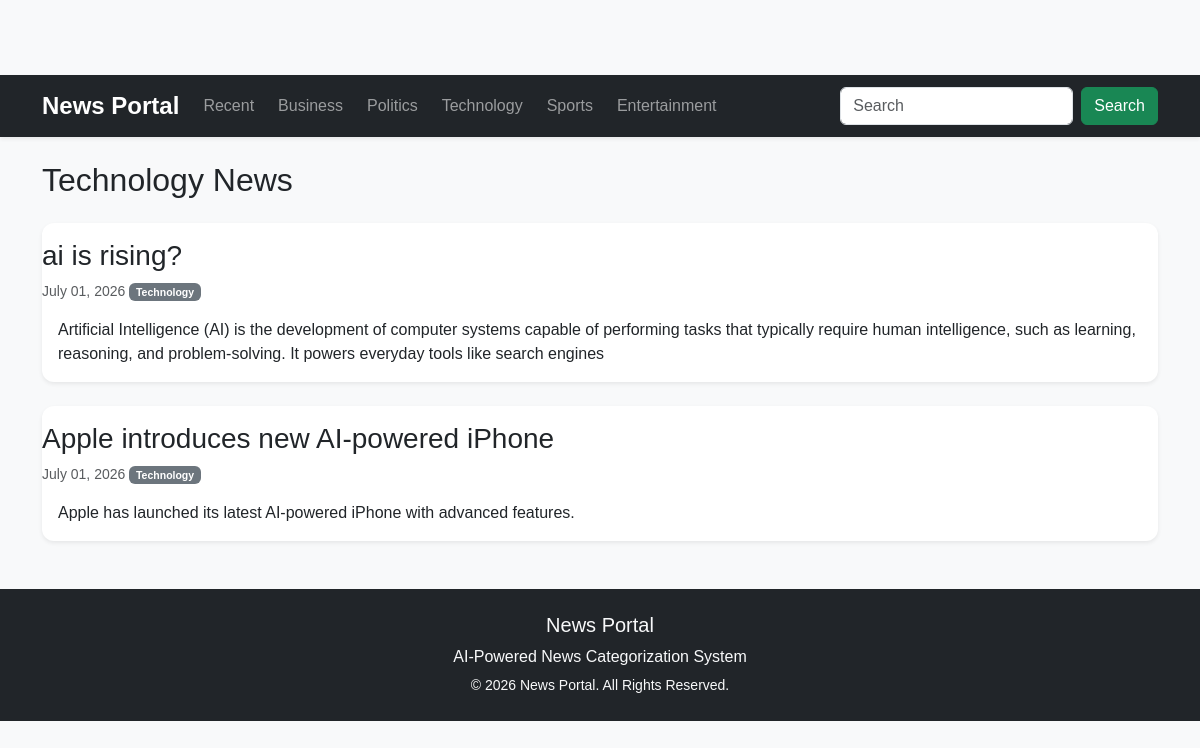
/technology/, run on the app's committed database.
### news/models.py (models this page shows, shortened)
class News(models.Model):
    STATUS = (
        ("Draft", "Draft"),
        ("Published", "Published"),
    )
    title = models.CharField(max_length=300)
    content = models.TextField()
    image = models.ImageField(
        upload_to="news_images/",
        blank=True,
        null=True
    )
    auto_category = models.CharField(
        max_length=50,
        blank=True
    )
    category = models.ForeignKey(
        Category,
        on_delete=models.SET_NULL,
        null=True,
        blank=True
    )
    author = models.ForeignKey(
        User,
        on_delete=models.CASCADE
    )
    status = models.CharField(
        max_length=20,
        choices=STATUS,
        default="Draft"
    )
    views = models.IntegerField(default=0)
    created_at = models.DateTimeField(auto_now_add=True)
    updated_at = models.DateTimeField(auto_now=True)

class Category(models.Model):
    name = models.CharField(max_length=50, unique=True)
    def __str__(self):
        return self.name

### news/views.py (the view)
# urls.py: path("technology/", views.technology, name="technology"),
def technology(request):
    news = News.objects.filter(
        category__name="Technology",
        status="Published"
    ).order_by("-created_at")
    context={
        "news":news,
    }
    return render(request, "newscategory/html/technology.html",context)

### templates/newscategory/html/technology.html (shortened to what this page needs)
{% extends "base/html/base.html" %}
{% block content %}
<h2 class="mb-4">Technology News</h2>
{% for article in news %}
<div class="card shadow-sm mb-4">
    <h3 class="card-title mt-3">
            {{ article.title }}
    </h3>
    <small class="text-muted">
         {{ article.created_at|date:"F d, Y" }}
        <span class="badge bg-secondary">
            {{ article.category }}
        </span>
    </small>
    <div class="card-body">
        <p class="card-text">
            {{ article.content}}
        </p>
    </div>
</div>
{% empty %}
<div class="alert alert-warning">
    No Technology News Available.
</div>
{% endfor %}
{% endblock %}

### static/css/style.css (style rules this page uses)
body { padding-top: 75px; background:#f5f5f5; font-family:Arial, Helvetica, sans-serif; }
.card { border:none; border-radius:12px; overflow:hidden; box-shadow:0 2px 8px rgba(0,0,0,.1); transition:.3s; }

### data on the page
News: title "ai is rising?", created_at "July 01, 2026", category "Technology", content "Artificial Intelligence (AI) is the development of computer systems capable of performing tasks that typically require human intelligence, such as learning, reasoning, and problem-solving. It powers everyday tools like search engines"
News: title "Apple introduces new AI-powered iPhone", created_at "July 01, 2026", category "Technology", content "Apple has launched its latest AI-powered iPhone with advanced features."
